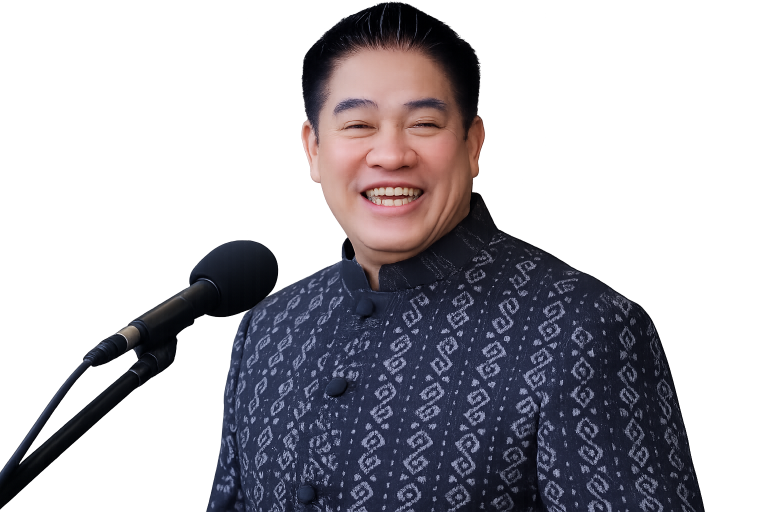
#> input picture candidate_pics/กล้าธรรม_candidate.png, 1536 x 1024 px (shown at 1/2 size)
$ python -i download_logos.py   (imports and definitions only)
#> lines starting #> are read from the running program, lines starting #| are printed output that depends on the picture; after the words box and inside, x2 and y2 are one past the last pixel; in counts of white or black regions, pixels touching at a corner belong together
#> further down, picture is the input picture: PIL image 1536x1024 RGBA; mean R, G, B, A 70.6, 68.1, 75.6, 105.9
import os
import re
import urllib.parse
import requests
from PIL import Image, ImageDraw
from io import BytesIO
import csv

BASE = "https://www.vote62.com/img/election69/party/"
OUT_DIR = "party_logos_circle"
SIZE = 512
SHEET_ID = "19cLkQfXtcwbnVFR6ilNd7ZeqRTUYU2jrmCCRsyFJ61w"
DISTRICT_GID = "0"
SHEET_URL = f"https://docs.google.com/spreadsheets/d/{SHEET_ID}/export?format=csv&gid={DISTRICT_GID}"

HEADERS = {
    "User-Agent": "Mozilla/5.0 (Windows NT 10.0; Win64; x64)",
    "Referer": "https://www.vote62.com/",
    "Accept": "text/html,application/xhtml+xml,application/xml;q=0.9,image/avif,image/webp,*/*;q=0.8",
}

# [1 line not run here, left out]

def circle_crop(img: Image.Image, size=512) -> Image.Image:
#> called with size = 512
    img = img.convert("RGBA")
    w, h = img.size
#> w = 1536; h = 1024
    m = min(w, h)
#> m = 1024
    img = img.crop(((w-m)//2, (h-m)//2, (w+m)//2, (h+m)//2)).resize((size, size), Image.LANCZOS)
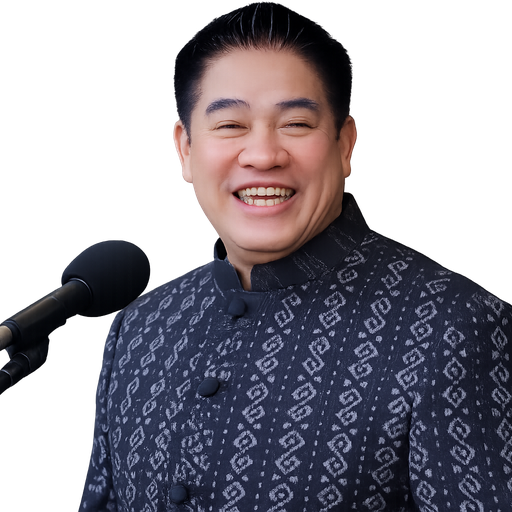
#> img: PIL image 512x512 RGBA; mean R, G, B, A 41, 37.8, 46, 145.7; transparent parts drawn white

    mask = Image.new("L", (size, size), 0)
#> mask: PIL image 512x512 L; every value is 0
    ImageDraw.Draw(mask).ellipse((0, 0, size-1, size-1), fill=255)
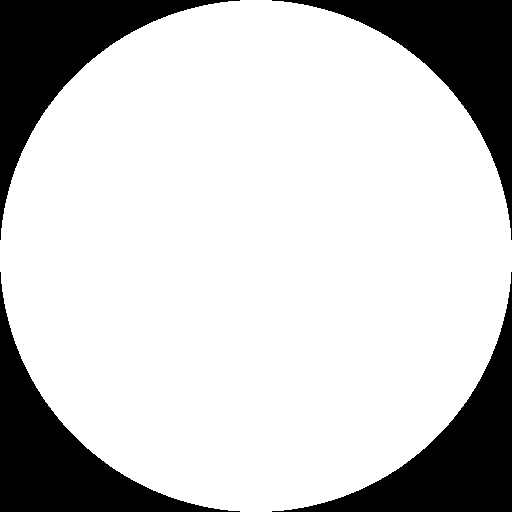
#> mask: PIL image 512x512 L; 78.5% white; 4 black regions, box (x1, y1, x2, y2) and area: (0, 0, 240, 240) 14089, (272, 0, 512, 240) 14089, (0, 272, 240, 512) 14089, (272, 272, 512, 512) 14089

    out = Image.new("RGBA", (size, size), (0, 0, 0, 0))
#> out: PIL image 512x512 RGBA; every value is 0
    out.paste(img, (0, 0), mask)
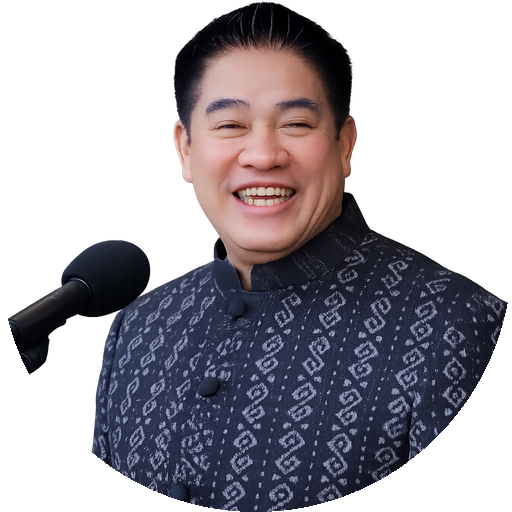
#> out: PIL image 512x512 RGBA; mean R, G, B, A 38, 34.5, 41.5, 127.6; transparent parts drawn white
    return out

# [70 lines left out: functions fetch_party_names_from_sheet, download_one, main, not called in this run]

# [2 lines not run here, left out]

>>> from PIL import Image
>>> picture = Image.open('../../candidate_pics/กล้าธรรม_candidate.png')
>>> result = circle_crop(picture)

$ run again, on candidate_pics/ประชาชน_candidate.png
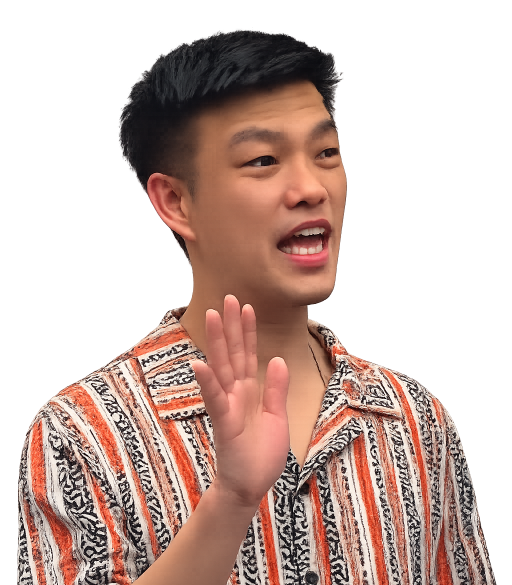
#> input picture candidate_pics/ประชาชน_candidate.png, 1024 x 1170 px (shown at 1/2 size)
#> picture is the input picture: PIL image 1024x1170 RGBA; mean R, G, B, A 83.7, 61.2, 54.2, 132
#> in circle_crop, `img = img.crop(((w-m)//2, (h-m)//2, (w+m)//2, (h+m)//2)).resize((size,..`:
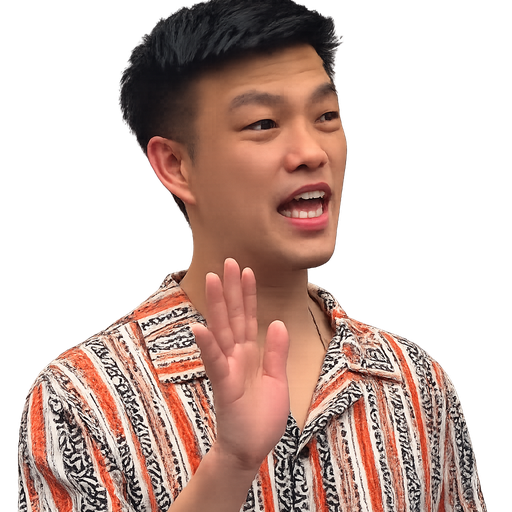
#> img: PIL image 512x512 RGBA; mean R, G, B, A 85.2, 62.1, 54.7, 133.9; transparent parts drawn white
#> in circle_crop, `out.paste(img, (0, 0), mask)`:
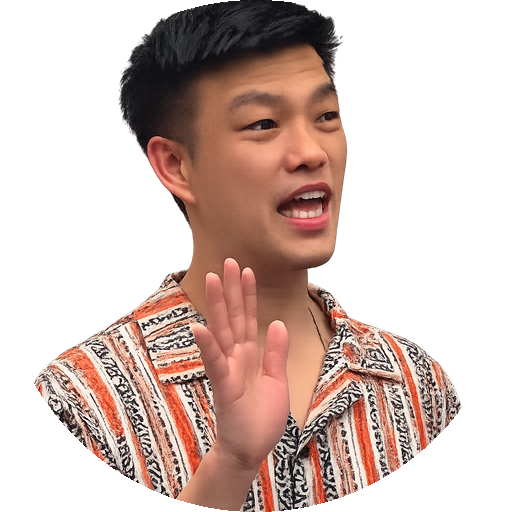
#> out: PIL image 512x512 RGBA; mean R, G, B, A 73.7, 53, 46.3, 116.4; transparent parts drawn white

$ run again, on candidate_pics/ประชาธิปัตย์_candidate.png
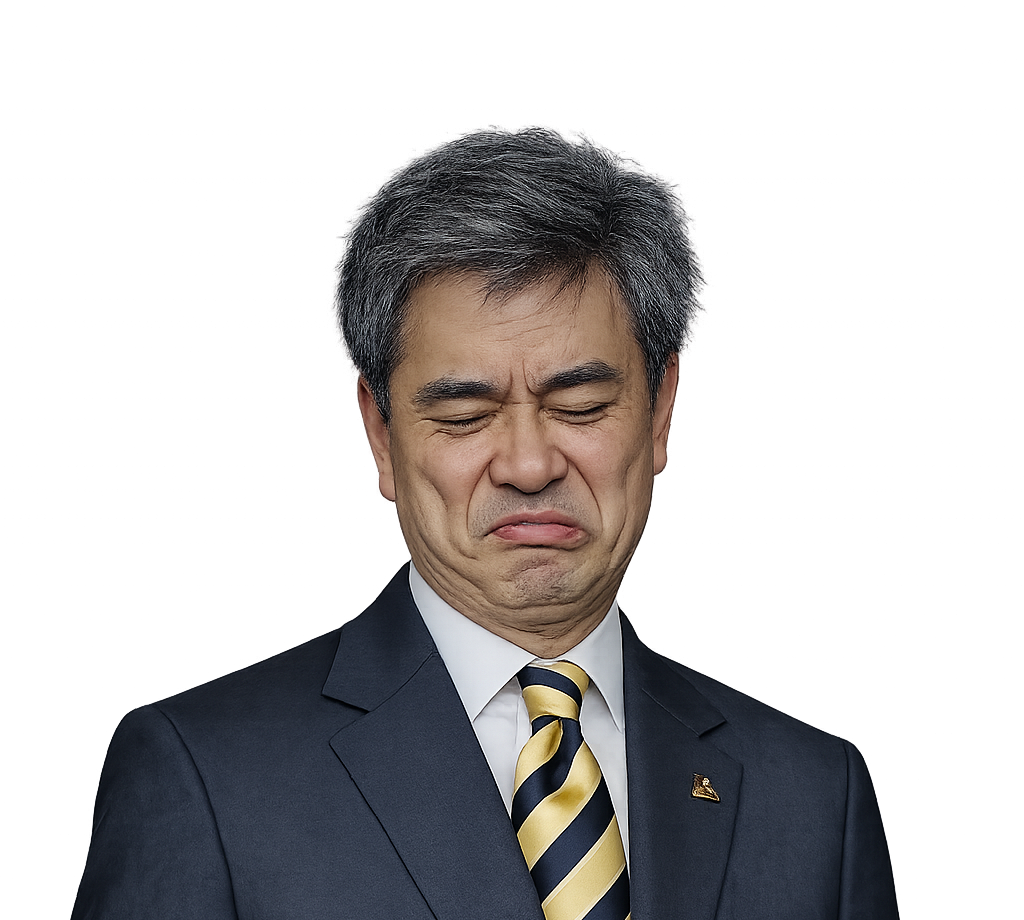
#> input picture candidate_pics/ประชาธิปัตย์_candidate.png, 1024 x 920 px
#> picture is the input picture: PIL image 1024x920 RGBA; mean R, G, B, A 31.2, 29.2, 29.4, 92.5
#> in circle_crop, `img = img.crop(((w-m)//2, (h-m)//2, (w+m)//2, (h+m)//2)).resize((size,..`:
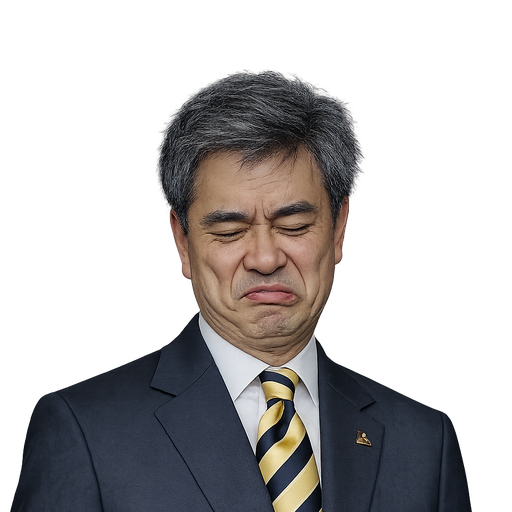
#> img: PIL image 512x512 RGBA; mean R, G, B, A 34.9, 32.6, 32.8, 103; transparent parts drawn white
#> in circle_crop, `out.paste(img, (0, 0), mask)`:
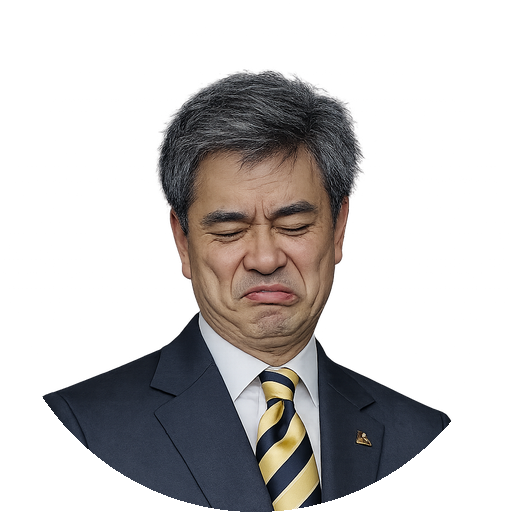
#> out: PIL image 512x512 RGBA; mean R, G, B, A 32.4, 29.8, 29.2, 87.5; transparent parts drawn white

$ run again, on candidate_pics/ภูมิใจไทย_candidate.png
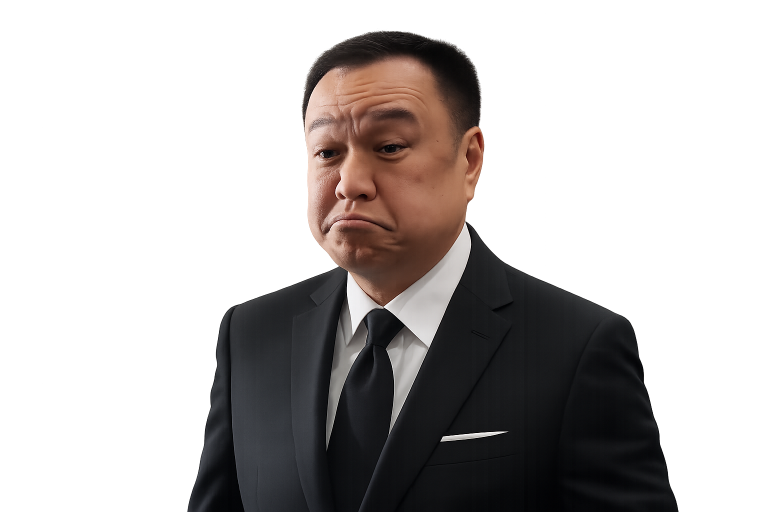
#> input picture candidate_pics/ภูมิใจไทย_candidate.png, 1536 x 1024 px (shown at 1/2 size)
#> picture is the input picture: PIL image 1536x1024 RGBA; mean R, G, B, A 63.2, 57.4, 54.8, 90.7
#> in circle_crop, `img = img.crop(((w-m)//2, (h-m)//2, (w+m)//2, (h+m)//2)).resize((size,..`:
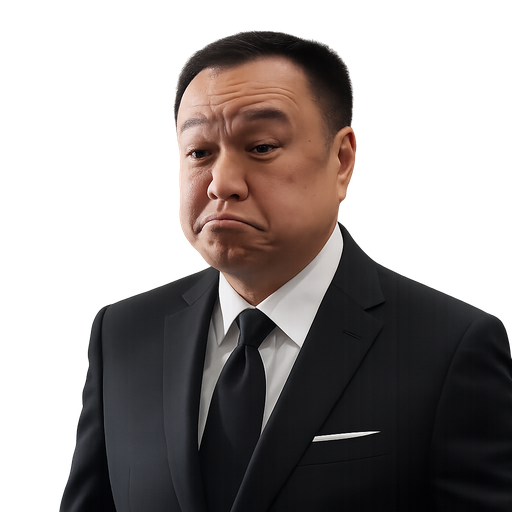
#> img: PIL image 512x512 RGBA; mean R, G, B, A 34.9, 29.3, 27.9, 133.3; transparent parts drawn white
#> in circle_crop, `out.paste(img, (0, 0), mask)`:
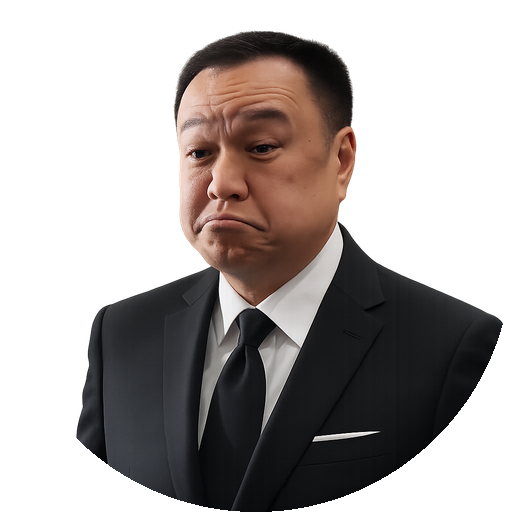
#> out: PIL image 512x512 RGBA; mean R, G, B, A 33.8, 28.1, 26.5, 115.3; transparent parts drawn white
